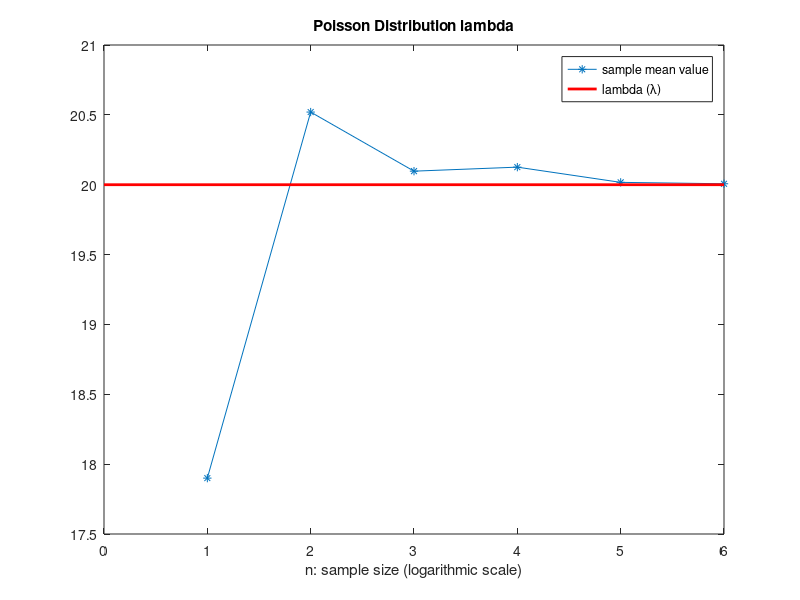

MATLAB code to generate this figure: (Note: this script raises an error after producing the figure.)
%% Data analysis - Exercise 3.1 - Poisson Distribution

clear all;
clc;


%% 3a ??? 
% Show that in a Poisson Distribution the maximum likelihood 
% estimator of lambda (λ) is the sample mean value

% parameters 
n = 1e6;
lambda = 20;

sampleSizes = [ 10 100 1e3 1e4 1e5 1e6 ];
nOfSamples =length(sampleSizes);
meanOfSamples = zeros(nOfSamples,1);
LfuncDerivative = zeros(nOfSamples,1);

for i = 1:nOfSamples
    n = sampleSizes(i);
    sample = poissrnd(lambda,n,1) ;  
    meanOfSamples(i) = mean(sample);
end

figure();
plot(log10(sampleSizes),meanOfSamples,"-*");
hold on;
line([0,log10(sampleSizes(nOfSamples))],[lambda,lambda],'Color','red','LineWidth',2);
title("Poisson Distribution lambda");
xlabel("n: sample size (logarithmic scale)");
legend("sample mean value", "lambda (λ)");

%% 3b
% number of samples:
M = 1000;
% sample size:
n = 20000;

lambda = 20;
meanOfmeans = poissonSamplesMean(M,n,lambda);

fprintf("The mean value of the means of the M samples is %f . \n",meanOfmeans);






